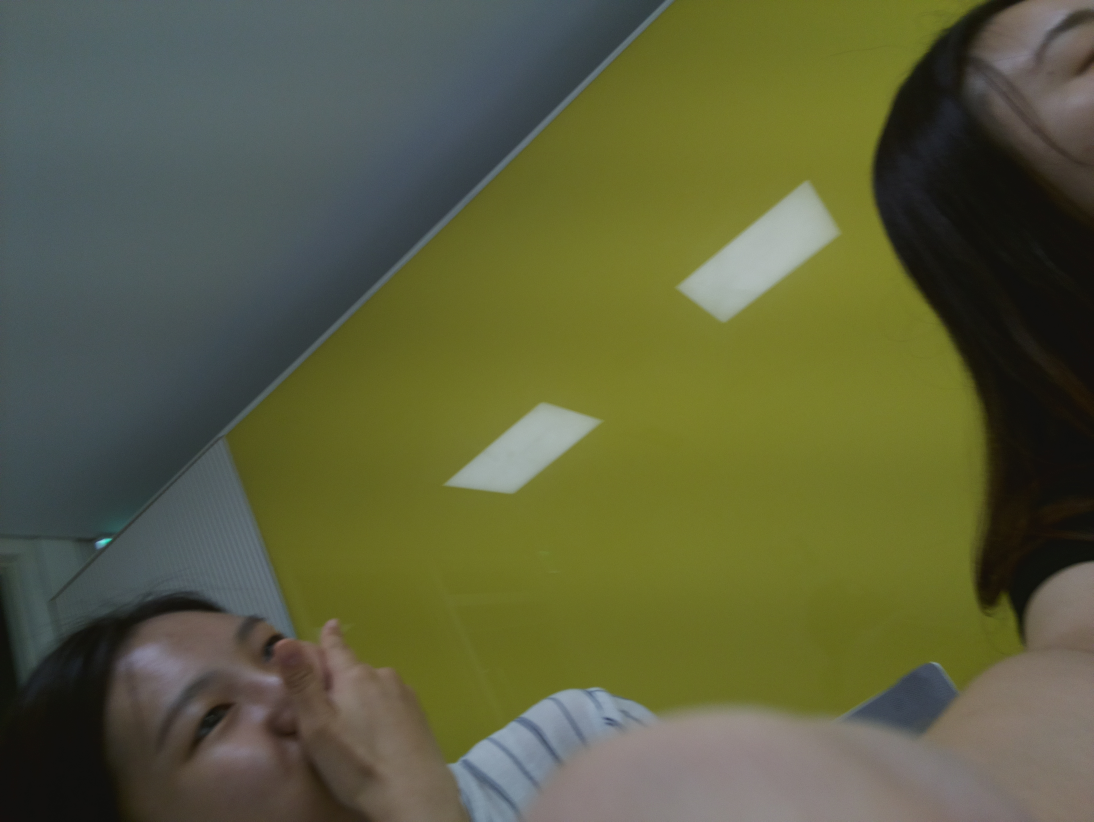
//> input picture image.jpg, 3280 x 2464 px, given in place of the camera (shown at 1/3 size)
$ ./opencvtest2   (built with g++ and OpenCV 4)
//> lines starting //> are read from the running program, lines starting //| are printed output that depends on the picture
#include <opencv2/objdetect.hpp>
#include <opencv2/videoio.hpp>
#include <opencv2/highgui.hpp>
#include <opencv2/imgproc.hpp>
#include <iostream>
#include <stdio.h>

using namespace std;
using namespace cv;

#define CAM_WIDTH 1280
#define CAM_HEIGHT 720

/** Function Headers */
void detectAndDisplay(Mat frame);

/** Global variables */
String face_cascade_name;
CascadeClassifier face_cascade;
String window_name = "Face detection";

/** @function main */
int main(int argc, const char** argv)
{
    face_cascade_name = "/home/pi/opencv/opencv-3.2.0/data/haarcascades/haarcascade_frontalface_alt.xml";
    if (!face_cascade.load(face_cascade_name)) { printf("--(!)Error loading face cascade\n"); return -1; };

    VideoCapture cam(-1);
    Mat frame;

    cam.set(CV_CAP_PROP_FRAME_WIDTH, CAM_WIDTH);
    cam.set(CV_CAP_PROP_FRAME_HEIGHT, CAM_HEIGHT);

    if (!cam.isOpened()) { printf("--(!)Error opening video cam\n"); return -1; }

    while (cam.read(frame))
    {
//> frame is the input picture: 2464 rows x 3280 cols, CV_8UC3; mean B, G, R 62.4, 94.7, 91.7
        if (frame.empty())
        {
            printf(" --(!) No camd frame -- Break!");
            break;
        }

        detectAndDisplay(frame);
        char c = (char)waitKey(10);
        if (c == 27) { break; }
    }
    return 0;
}

/** @function detectAndDisplay */
void detectAndDisplay(Mat frame)
{
    std::vector<Rect> faces;
    Mat frame_gray;

    cvtColor(frame, frame_gray, COLOR_BGR2GRAY);
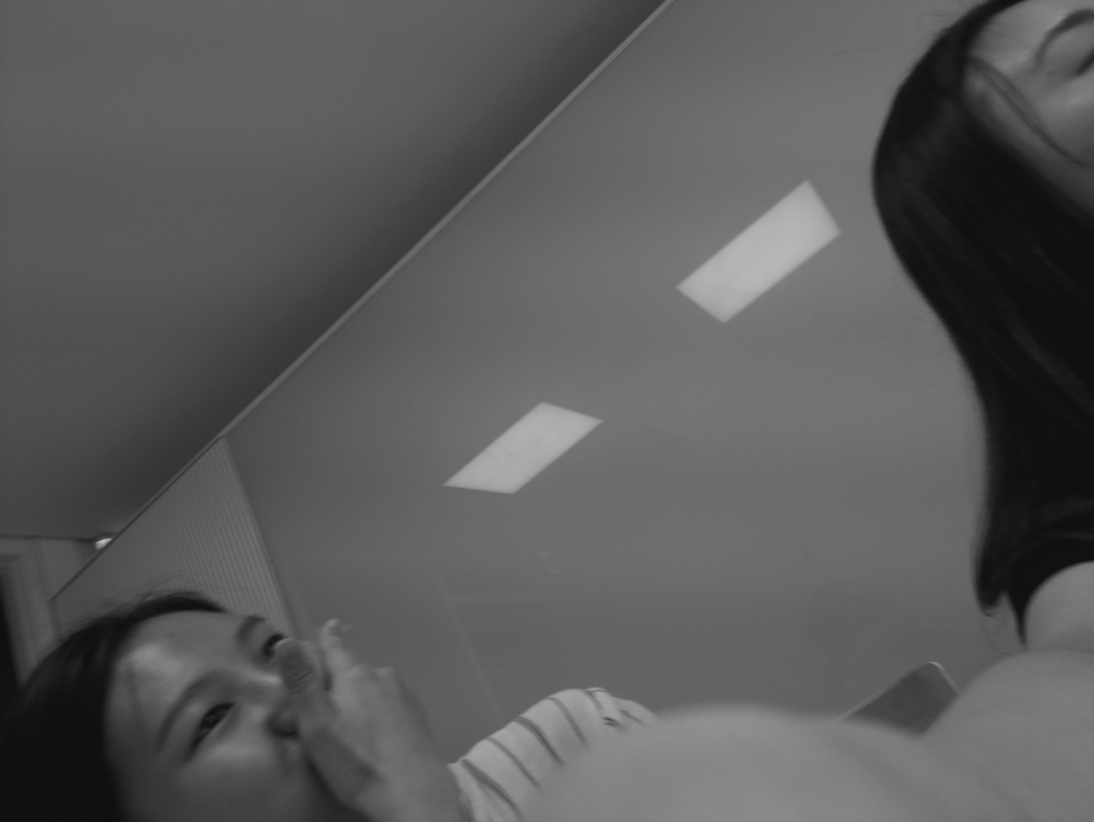
//> frame_gray: 2464 rows x 3280 cols, CV_8UC1 (shown at 1/3 size); min 14, max 198, mean 90.1
    equalizeHist(frame_gray, frame_gray);
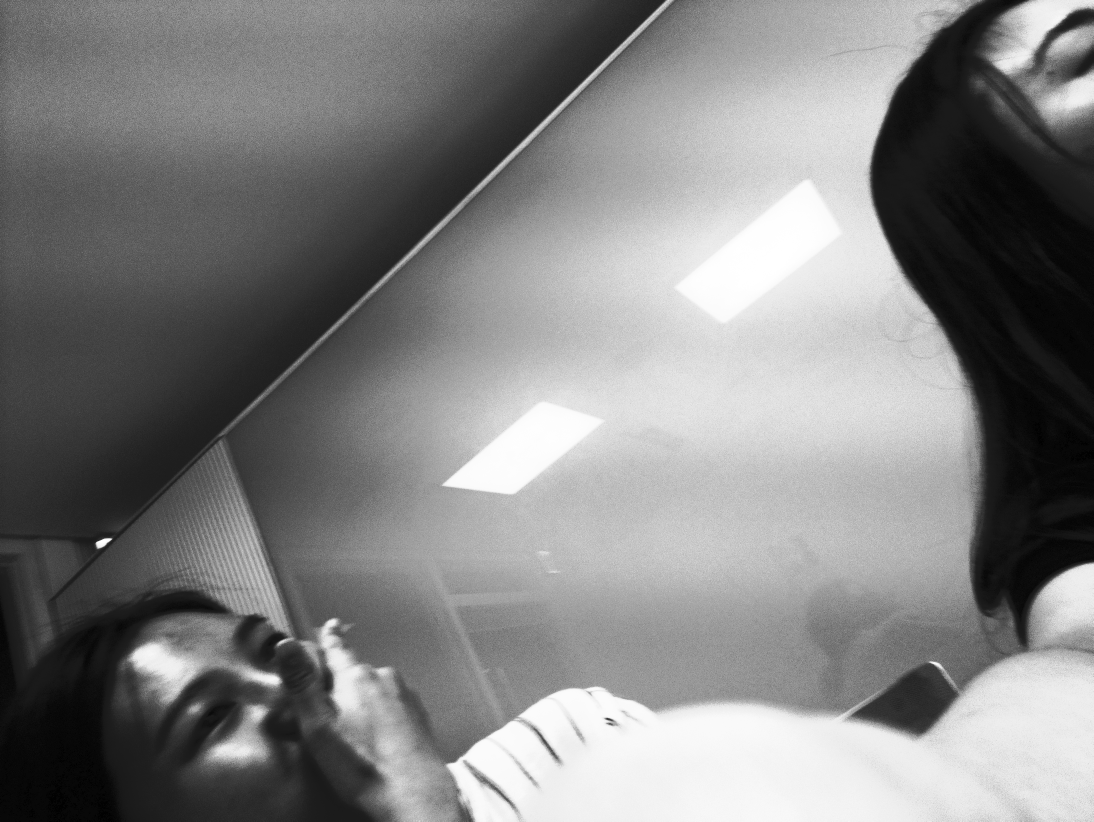
//> frame_gray: 2464 rows x 3280 cols, CV_8UC1 (shown at 1/3 size); min 0, max 255, mean 129.3

    face_cascade.detectMultiScale(frame_gray, faces, 1.1, 2, 0 | CASCADE_SCALE_IMAGE, Size(30, 30));
//> faces = empty

    for (size_t i = 0; i < faces.size(); i++)
    {
        Point center(faces[i].x + faces[i].width / 2, faces[i].y + faces[i].height / 2);
        ellipse(frame, center, Size(faces[i].width / 2, faces[i].height / 2),
                0, 0, 360, Scalar(0, 0, 255), 4, 8, 0);
    }
//> this loop made 0 passes
//> the Esc key is pressed

    imshow(window_name, frame);
}
